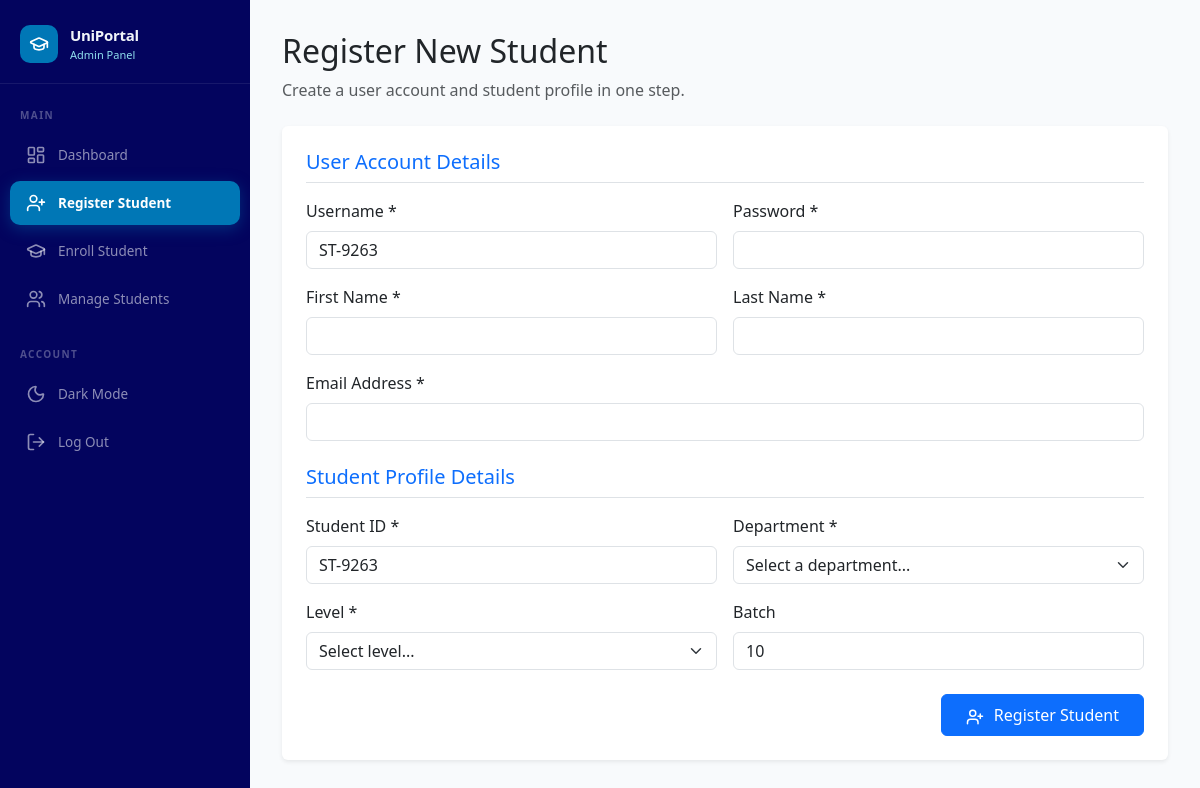
The page /frontdesk/register/ (signed in) on the database as committed earlier.
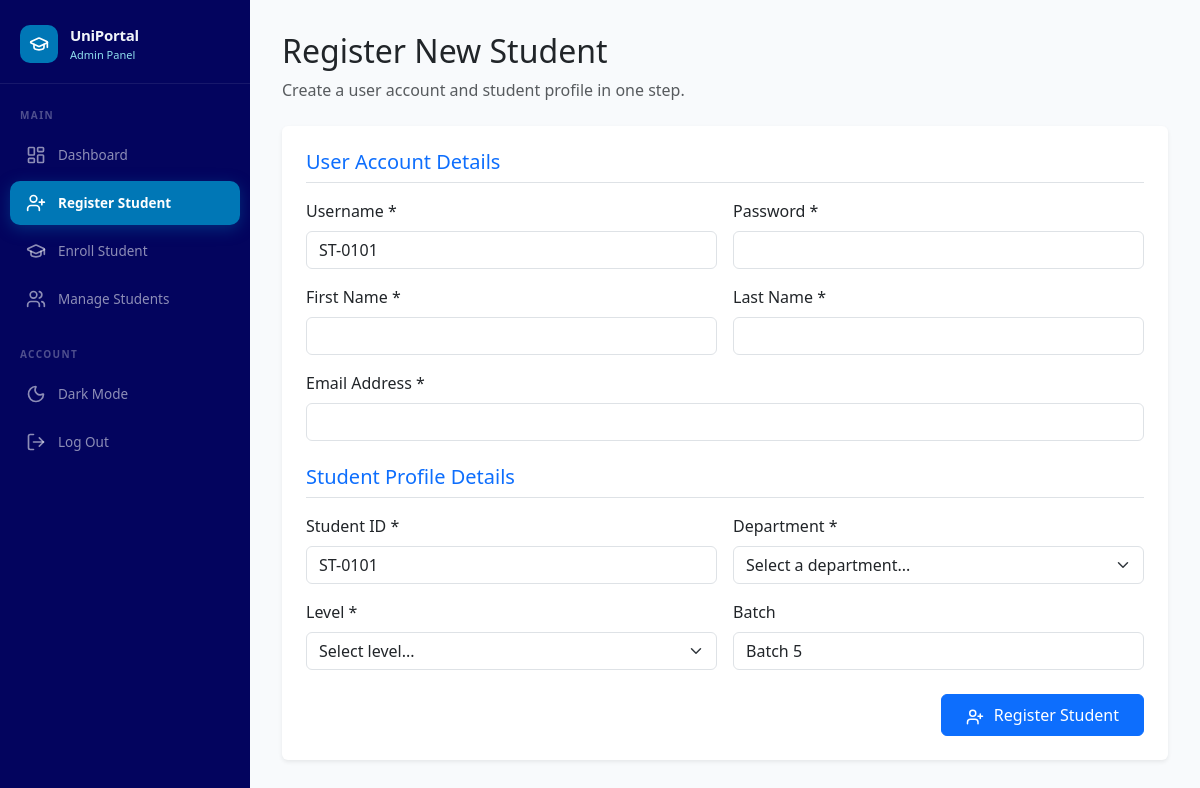
The same page on the database as committed later.
### myapp/models.py (models this page shows, shortened)
class Student(models.Model):
    student_id = models.TextField()
    user = models.OneToOneField(settings.AUTH_USER_MODEL, on_delete=models.CASCADE)
    department = models.ForeignKey(Department, on_delete=models.SET_NULL, null=True)
    level = models.CharField(max_length=50)
    created_at = models.DateTimeField(auto_now_add=True)
    batch = models.CharField(max_length=100, null=True, blank=True)

### myapp/views.py (the view, shortened to what this page needs)
# urls.py: path('frontdesk/register/', views.frontdesk_register_student, name='frontdesk_register_student'),
@user_passes_test(is_frontdesk, login_url='/login')
def frontdesk_register_student(request):
    departments = Department.objects.all().order_by('name')
    next_student_id = "ST-0001"
    latest_batch = "Batch 1"
    latest_student = Student.objects.order_by('-id').first()
    if latest_student:
        import re
        match = re.search(r'\d+', latest_student.student_id)
        if match:
            num = int(match.group())
            next_student_id = f"ST-{num + 1:04d}"
        if latest_student.batch:
            latest_batch = latest_student.batch
    context = {
        'departments': departments,
        'next_student_id': next_student_id,
        'latest_batch': latest_batch,
    }
    return render(request, 'myapp/frontdesk_register_student.html', context)

### myapp/views.py (called while the page is built)
def is_frontdesk(user):
    return user.is_active and user.is_staff

### myapp/templates/myapp/frontdesk_register_student.html (shortened to what this page needs)
{% extends 'myapp/base.html' %}
{% load static %}
{% block active_frontdesk_register %}active{% endblock %}
{% block content %}
<div class="mb-4">
  <h2>Register New Student</h2>
  <p class="text-muted">Create a user account and student profile in one step.</p>
</div>
<div class="card shadow-sm border-0 mb-5">
  <div class="card-body p-4">
    <form method="POST">
      <h5 class="mb-3 text-primary border-bottom pb-2">User Account Details</h5>
      <div class="row g-3 mb-4">
        <div class="col-md-6">
          <label for="username" class="form-label">Username *</label>
          <input type="text" class="form-control" id="username" name="username" value="{{ next_student_id }}" required>
        </div>
        <div class="col-md-6">
          <label for="password" class="form-label">Password *</label>
          <input type="password" class="form-control" id="password" name="password" required>
        </div>
        <div class="col-md-6">
          <label for="first_name" class="form-label">First Name *</label>
          <input type="text" class="form-control" id="first_name" name="first_name" required>
        </div>
        <div class="col-md-6">
          <label for="last_name" class="form-label">Last Name *</label>
          <input type="text" class="form-control" id="last_name" name="last_name" required>
        </div>
        <div class="col-md-12">
          <label for="email" class="form-label">Email Address *</label>
          <input type="email" class="form-control" id="email" name="email" required>
        </div>
      </div>
      <h5 class="mb-3 text-primary border-bottom pb-2">Student Profile Details</h5>
      <div class="row g-3 mb-4">
        <div class="col-md-6">
          <label for="student_id" class="form-label">Student ID *</label>
          <input type="text" class="form-control" id="student_id" name="student_id" value="{{ next_student_id }}" required>
        </div>
        <div class="col-md-6">
          <label for="department" class="form-label">Department *</label>
          <select class="form-select" id="department" name="department" required>
            <option value="" selected disabled>Select a department...</option>
          </select>
        </div>
        <div class="col-md-6">
          <label for="level" class="form-label">Level *</label>
          <select class="form-select" id="level" name="level" required>
            <option value="" selected disabled>Select level...</option>
          </select>
        </div>
        <div class="col-md-6">
          <label for="batch" class="form-label">Batch</label>
          <input type="text" class="form-control" id="batch" name="batch" value="{{ latest_batch }}" placeholder="e.g. Batch 3">
        </div>
      </div>
      <div class="d-flex justify-content-end mt-2">
        <button type="submit" class="btn btn-primary px-4 py-2">
          <i data-lucide="user-plus" style="width:18px;height:18px;margin-right:6px;vertical-align:text-bottom"></i>
          Register Student
        </button>
      </div>
    </form>
  </div>
</div>
{% endblock %}

Rows that differ between the two databases and show on the page:
no longer on this page (row edited): Student: batch "10"
added Student: batch "Batch 5"
Other text that changed with them:
form field username: "ST-9263" → "ST-0101"
form field student_id: "ST-9263" → "ST-0101"
